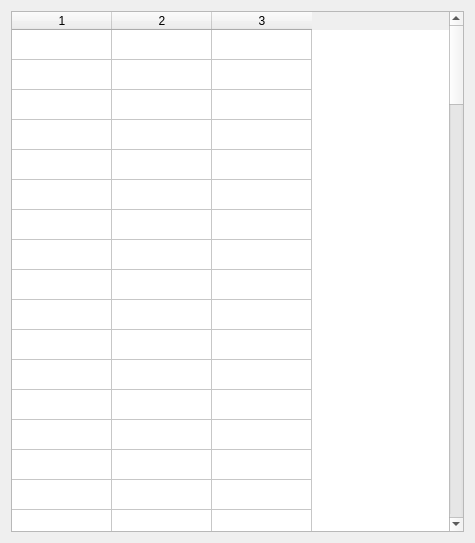
<?xml version="1.0" encoding="UTF-8"?>
<ui version="4.0">
 <class>Form</class>
 <widget class="QWidget" name="Form">
  <property name="geometry">
   <rect>
    <x>0</x>
    <y>0</y>
    <width>475</width>
    <height>543</height>
   </rect>
  </property>
  <property name="windowTitle">
   <string>Form</string>
  </property>
  <property name="styleSheet">
   <string notr="true"/>
  </property>
  <layout class="QGridLayout" name="gridLayout">
   <item row="0" column="0">
    <widget class="QTableWidget" name="tableWidget_operationNode">
     <property name="editTriggers">
      <set>QAbstractItemView::AnyKeyPressed|QAbstractItemView::EditKeyPressed</set>
     </property>
     <property name="rowCount">
      <number>100</number>
     </property>
     <property name="columnCount">
      <number>3</number>
     </property>
     <attribute name="verticalHeaderVisible">
      <bool>false</bool>
     </attribute>
     <row/>
     <row/>
     <row/>
     <row/>
     <row/>
     <row/>
     <row/>
     <row/>
     <row/>
     <row/>
     <row/>
     <row/>
     <row/>
     <row/>
     <row/>
     <row/>
     <row/>
     <row/>
     <row/>
     <row/>
     <row/>
     <row/>
     <row/>
     <row/>
     <row/>
     <row/>
     <row/>
     <row/>
     <row/>
     <row/>
     <row/>
     <row/>
     <row/>
     <row/>
     <row/>
     <row/>
     <row/>
     <row/>
     <row/>
     <row/>
     <row/>
     <row/>
     <row/>
     <row/>
     <row/>
     <row/>
     <row/>
     <row/>
     <row/>
     <row/>
     <row/>
     <row/>
     <row/>
     <row/>
     <row/>
     <row/>
     <row/>
     <row/>
     <row/>
     <row/>
     <row/>
     <row/>
     <row/>
     <row/>
     <row/>
     <row/>
     <row/>
     <row/>
     <row/>
     <row/>
     <row/>
     <row/>
     <row/>
     <row/>
     <row/>
     <row/>
     <row/>
     <row/>
     <row/>
     <row/>
     <row/>
     <row/>
     <row/>
     <row/>
     <row/>
     <row/>
     <row/>
     <row/>
     <row/>
     <row/>
     <row/>
     <row/>
     <row/>
     <row/>
     <row/>
     <row/>
     <row/>
     <row/>
     <row/>
     <row/>
     <column/>
     <column/>
     <column/>
    </widget>
   </item>
  </layout>
 </widget>
 <resources/>
 <connections/>
</ui>
